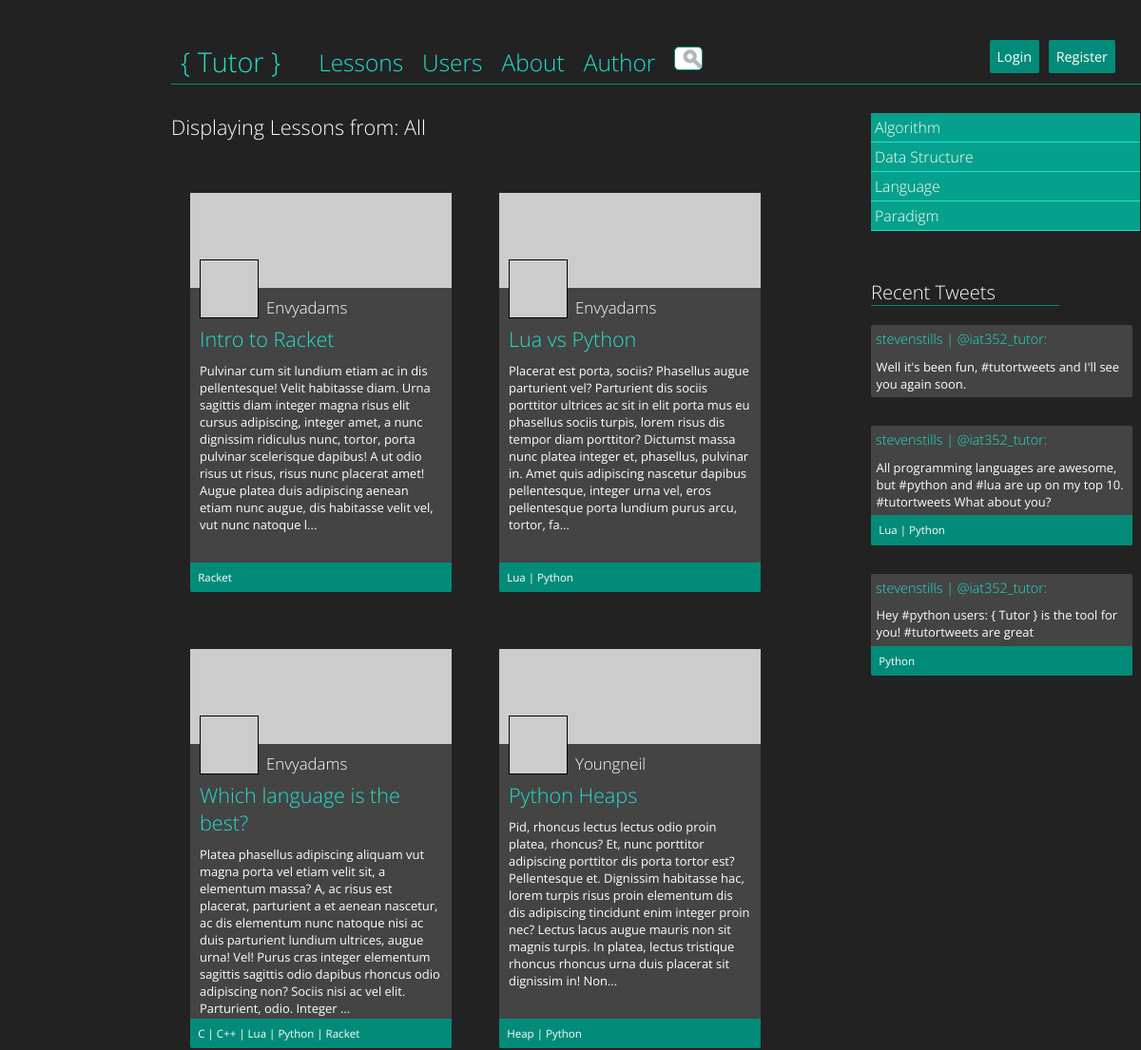
Before: / (upper part) with the older database file.
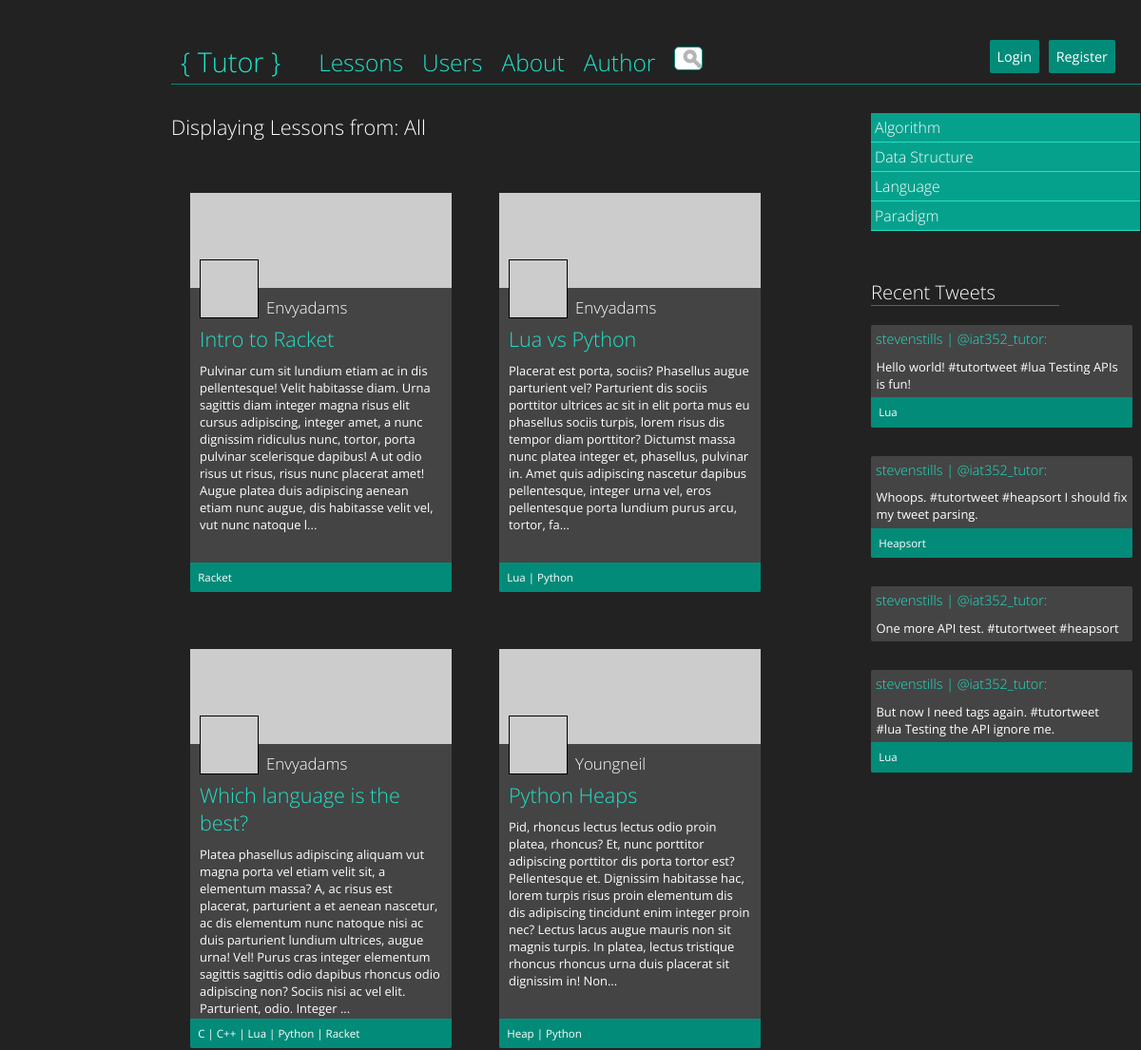
After: the same page with the newer database file.
### tables this page shows
CREATE TABLE IF NOT EXISTS `tweets` (
  `id` varchar(24) NOT NULL,
  `authorTwitter` varchar(45) NOT NULL,
  `text` text NOT NULL,
  `tutorTweet` tinyint(1) NOT NULL DEFAULT '0',
  `timestamp` timestamp NOT NULL DEFAULT CURRENT_TIMESTAMP ON UPDATE CURRENT_TIMESTAMP,
  PRIMARY KEY (`id`)
);

CREATE TABLE IF NOT EXISTS `users` (
  `email` varchar(45) NOT NULL,
  `name` varchar(45) NOT NULL,
  `password` varchar(72) NOT NULL,
  `description` longtext NOT NULL,
  `twitter` varchar(45) NOT NULL,
  `facebook` varchar(45) NOT NULL,
  `flickr` varchar(45) NOT NULL,
  `userType` varchar(45) NOT NULL DEFAULT 'learner',
  PRIMARY KEY (`name`)
);

CREATE TABLE IF NOT EXISTS `posts` (
  `id` int(11) NOT NULL AUTO_INCREMENT,
  `author` varchar(45) NOT NULL,
  `title` text NOT NULL,
  `content` longtext NOT NULL,
  `timestamp` timestamp NOT NULL DEFAULT CURRENT_TIMESTAMP ON UPDATE CURRENT_TIMESTAMP,
  PRIMARY KEY (`id`),
  KEY `id` (`id`)
);

CREATE TABLE IF NOT EXISTS `post_topics` (
  `id` int(11) NOT NULL AUTO_INCREMENT,
  `postId` int(11) NOT NULL,
  `topicName` varchar(45) NOT NULL,
  PRIMARY KEY (`id`),
  KEY `id` (`id`)
);

### index.php (called while the page is built)
<?php require_once("controller.php"); ?>

### lesson.php (the view)
<?php
function printLesson($connection, $posts) {
	foreach ($posts as $post) {
		$query = "SELECT topicName FROM post_topics WHERE postID = " . $post['id'];
		$result = mysqli_query($connection, $query);
		if ($result) $topics = mysqli_fetch_all($result);
	?>
	<article class="lesson">
		<img src="http://placehold.it/275x100" alt="Placeholder for Lesson Image" class="lessonImage" />
		<img src="http://placehold.it/60x60" alt="Author Icon" class="authorImage" />
		<h2 class="lessonAuthor"><a href="controller.php?action=user&name=<?php echo $post['author']; ?>"><?php echo ucwords($post['author']); ?></a></h2>
		<h1 class="lessonTitle"><a href="controller.php?action=lesson&id=<?php echo $post['id']; ?>"><?php echo $post['title']; ?></a></h1>
		<p class="lessonExcerpt">
			<?php
			$excerpt = (strlen(trim($post['content'])) > 383) ? substr($post['content'],0,380).'...' : $post['content'];
			echo $excerpt;
			?>
		</p>
		<?php if (count($topics) > 0) { ?>
		<div class="lessonTopics">
				<?php
				foreach($topics as $key=>$value) {
					echo '<a href="controller.php?action=displaylessons&topic=' . urlencode($value[0]) . '">';
					echo ucwords($value[0]);
					echo "</a>";
					if ($key < count($topics) - 1) {
						echo " | ";
					}
				}
				?>
		</div>
		<?php } ?>
	</article>
	<?php
	}
}
?>

### header.php (shortened to what this page needs)
<?php
function drawHeader() {
	?>
<!DOCTYPE html>
<html>
	<head>
		<link rel="stylesheet" type="text/css" href="style.css">
		<link rel="stylesheet" href="https://ajax.googleapis.com/ajax/libs/jqueryui/1.10.4/themes/smoothness/jquery-ui.css" />
	</head>
	<body>
		<div id="main">
			<header>
				<div id="logo"><a href="controller.php">{ Tutor }</a></div>
				<nav>
					<ul>
						<li><a href="controller.php?action=displaylessons&topic=all">Lessons</a></li>
						<li><a href="controller.php?action=displayusers&sort=name">Users</a></li>
						<li><a href="controller.php?action=about">About</a></li>
						<li><a href="controller.php?action=author">Author</a></li>
					</ul>
				</nav>
				<div id="search">
					<form name="search">
						<input type="text" name="search" value=""/>
					</form>
				</div>
				<?php if(!isset($_SESSION['valid_user'])) { ?>
				<a href="#" id="openLoginButton" class="buttonLinks" >Login</a>
				<a href="#" id="openRegistrationButton" class="buttonLinks" >Register</a>
				<?php } ?>
			</header>
			<?php
			}
			?>

### controller.php (shortened to what this page needs)
<?php
require_once("header.php");
require_once("footer.php");
require_once("displayLessons.php");
require("db.php");
@$connection = mysqli_connect($dbhost, $dbuser, $dbpass, $dbname);
drawHeader();
echo '<div id = "content">';
if (isset($_GET['action'])) {
	switch($_GET['action']) {
		case 'displayusers':
			displayUsers($connection, $_GET['sort']);
			break;
		case 'user':
			displayProfile($connection, $_GET['name']);
			break;
		case 'displaylessons':
			displayLessons($connection, $_GET['topic']);
			break;
		case 'lesson':
			displayLesson($connection, $_GET['id']);
			break;
		case 'editprofile':
			if (isset($_SESSION['valid_user'])) {
				editProfile($connection, $_SESSION['valid_user']);
			}
			break;
		case 'newpost':
			if (isset($_SESSION['valid_user']) && $_SESSION['user_type'] == "contributor") {
				createNewPost($connection);
			}
			break;
		case 'editpost':
			if (isset($_SESSION['valid_user']) && $_SESSION['user_type'] == "contributor") {
				editPost($connection, $_GET['id']);
			}
			break;
		case 'error':
			displayError($_GET['ermessage']);
			break;
		case 'dashboard':
			if (isset($_SESSION['valid_user']) && $_SESSION['user_type'] == "learner") {
				displayDashboard($connection);
			}
			break;
		case 'usersettings':
			if (isset($_SESSION['valid_user'])) {
				userSettings($connection);
			}
			break;
		case 'about':
			aboutPage();
			break;
		case 'author':
			authorPage();
			break;
	}
} else {
	displayLessons($connection, 'all');
}
echo '</div>';
drawFooter();
?>

### displayLessons.php (shortened to what this page needs)
<?php
require_once("displayTwitter.php");
function displayLessons($connection, $tag) {
	if ($tag == "all") {
		$query = "SELECT id, author, title, content FROM posts ORDER BY timestamp DESC";
	} else {
		$query = "SELECT posts.id, posts.author, posts.title, posts.content, post_topics.postId, post_topics.topicName FROM posts, post_topics WHERE post_topics.postId = posts.id and post_topics.topicName = '" . rawurldecode($tag) . "' ORDER BY timestamp DESC";
	}
	$result = mysqli_query($connection, $query);
	$posts = [];
	if ($result) {
		$posts = mysqli_fetch_all($result, MYSQLI_ASSOC);
	} else {
		$data = array('action' => 'error', 'ermessage' => "Sorry, we were unable to access our database.");
		$url = 'controller.php' . "?" . http_build_query($data);
		header('Location: ' . $url);
		exit();
	}
	$categoryQuery = "SELECT DISTINCT category FROM topics ORDER BY category ASC";
	$categoryResults = mysqli_query($connection, $categoryQuery);
	$categories = [];
	if ($categoryResults) {
		$categories = mysqli_fetch_all($categoryResults, MYSQLI_ASSOC);
	} else {
		$data = array('action' => 'error', 'ermessage' => "Sorry, we were unable to access our database.");
		$url = 'controller.php' . "?" . http_build_query($data);
		header('Location: ' . $url);
		exit();
	}
	?>
	<article id="displayLessons">
		<div id="lessonSort">
			<ul>
				<?php
				foreach($categories as $category) {
					echo "<li class='topicCategory'>";
					echo ucwords($category['category']);
					echo "</li>";
				}
				?>
			</ul>
			<?php
			if (!isset($_SESSION['twitter']) || $_SESSION['twitter'] == 1 ) { ?>
				<?php
				if ($tag == "all") {
					$query = "SELECT tweets.id, tweets.text, tweets.authorTwitter, users.name FROM tweets, users, user_settings WHERE users.twitter = tweets.authorTwitter AND tutorTweet = 1 AND user_settings.username = users.name AND user_settings.displayTwitter = 1 ORDER BY id DESC LIMIT 10";
				}
				$result = mysqli_query($connection, $query);
				$tweets = mysqli_fetch_all($result, MYSQLI_ASSOC);
				if (count($tweets) > 0) {
					echo "<div id='publicTweets'>";
					echo "<h3>Recent Tweets</h3>";
					echo "<div id='tweetSet'>";
					drawTweets($connection, $tweets);
					echo "</div>";
					echo "</div>";
				}
				?>
				</div>
			<?php } ?>
		</div>
		<div id="topicInfo">
		<h2 id="lessonsTagTitle">Displaying Lessons from: <?php echo ucwords($tag); ?></h2>
		</div>
		<div id="lessonsSet">
		<?php
		printLesson($connection, $posts);
		?>
		</div>
	<?php
}
	?>

### displayTwitter.php (shortened to what this page needs)
		<?php
function drawTweets($connection, $tweets) {
	foreach($tweets as $tweet) {
		$query = "SELECT DISTINCT topicName FROM tweet_topics WHERE tweetId = '" . $tweet['id'] . "'";
		$result = mysqli_query($connection, $query);
		$tweetTopics = mysqli_fetch_all($result, MYSQLI_ASSOC);
		?>
		<div class="tweet">
			<h4><a href="<?php echo "controller.php?action=user&name=" . $tweet['name']; ?>"><?php echo $tweet['name']; ?></a>
				| <a href="https://twitter.com/<?php echo $tweet['authorTwitter']; ?>">@<?php echo $tweet['authorTwitter']; ?></a>:</h4>
			<p><?php echo $tweet['text']; ?></p>
			<?php if (count($tweetTopics) > 0) {?>
			<div class="tweetTopics">
				<?php
				foreach($tweetTopics as $key=>$value) {
					echo '<a href="controller.php?action=displaylessons&topic=' . urlencode($value['topicName']) . '">';
					echo ucwords($value['topicName']);
					echo "</a>";
					if ($key < count($tweetTopics) - 1) {
						echo " | ";
					}
				}
				?>
			</div>
			<?php } ?>
		</div>
		<?php
	}
}
?>

### footer.php (shortened to what this page needs)
<?php
function drawFooter() {
	?>
	</body>
</html>
<?php } ?>

### style.css (style rules this page uses)
html { height: 100%; }
body { font-family: 'Open Sans', sans-serif; font-weight: 400; font-size: 0.9em; color: #fff; background-color: #222; margin: 0px; height: 100%; }
h1, h2 { font-weight: 300; }
a { color: #20e2c8; text-decoration: none; }
#main { width: 85%; margin-left: 15%; margin-top: 45px; }
header { padding: 4px; padding-left: 10px; border-bottom: 1px solid #038b79; min-height: 35px; }
#logo { display: inline; float: left; font-size: 2em; font-weight: 300; margin-right: 40px; color: #fff; margin-top: -4px; }
header nav { display: inline; }
header nav a { font-size: 1.7em; font-weight: 300; color: #20e2c8; }
nav ul { margin: 0px; padding: 0px; display: inline; }
nav ul li { list-style: none; float: left; margin-right: 20px; }
#openLoginButton { position: absolute; right: 100px; top: 35px; }
#openRegistrationButton { position: absolute; right: 20px; top: 35px; }
.buttonLinks { color:#fff; text-decoration: none; background:#038b79; padding:8px; margin:7px; border-radius:2px; }
#search { clear: both; }
article { margin-top: 30px; margin-left: 20px; }
#lessonsSet { clear: both; width: 75%; margin-top: 25px; }
.lesson { background: #444; width: 275px; height: 420px; border-radius: 2px; position: relative; float: left; margin-right: 30px; margin-bottom: 30px; }
.lesson .lessonTitle { font-weight: 300; }
.lesson a { color: #20e2c8; }
.lesson .authorImage { position: absolute; top: 70px; left: 10px; border: 1px solid #000; }
.lesson .lessonAuthor { position: absolute; top: 95px; left: 80px; font-weight: 300; font-size: 1.17em; color: #fff; }
.lesson .lessonAuthor a { color: #fff; }
.lesson .lessonTitle { margin-top: 35px; margin-left: 10px; margin-bottom: 5px; }
.lesson .lessonExcerpt { margin-top: 10px; margin-left: 10px; margin-right: 10px; font-size: 0.9em; }
.lesson .lessonTopics { width: 94%; background-color: #038b79; position: absolute; bottom: 0px; border-bottom-left-radius: 2px; border-bottom-right-radius: 2px; font-size: 0.8em; color: #fff; padding: 3%; }
.lesson .lessonTopics a { color: #fff; }
#lessonSort { position: absolute; right: 1px; }
#lessonSort ul { margin: 0px; padding: 0px; }
#lessonSort li { list-style: none; }
#lessonsTagTitle { font-weight: 300; display: inline; }
#lessonSort .topicCategory { background: #06a18d; padding: 4px; width: 275px; font-weight: 300; font-size: 1.1em; border-bottom: 1px solid #20e2c8; clear: both; }
.tweet { background: #444; border-radius: 2px; width: 275px; margin-bottom: 30px; position: relative; }
.tweet p { padding: 2%; font-size: 0.9em; margin: 0px; }
.tweetTopics { width: 94%; background-color: #038b79; bottom: 0px; border-bottom-right-radius: 2px; border-bottom-left-radius: 2px; font-size: 0.8em; padding: 3%; }
.tweetTopics a { color: #fff; }
#publicTweets, #dashboardTweets { margin-top: 50px; }
#publicTweets h3, #dashboardTweets h3 { font-weight: 300; font-size: 1.4em; border-bottom: 1px solid #038b79; width: 70%; }
#publicTweets h4, #dashboardTweets h4 { font-weight: 300; margin: 0px; padding: 5px; color: #20e2c8; }
#search { display: inline; position: relative; }
#search form { width: 0px; height: 0px; }
#search input { width: 20px; border: 1px solid #038b79; border-radius: 5px; padding: 4px; background-color: #fff; background-image: url("search.png"); background-repeat: no-repeat; background-position: right center; }

Changed rows visible on the page:
removed tweets: users.name "stevenstills", authorTwitter "iat352_tutor", text "Well it's been fun, #tutortweets and I'll see you again soon."
removed tweets: users.name "stevenstills", authorTwitter "iat352_tutor", text "All programming languages are awesome, but #python and #lua are up on my top 10. #tutortweets What about you?", topicName "Lua", topicName "Python"
removed tweets: users.name "stevenstills", authorTwitter "iat352_tutor", text "Hey #python users: { Tutor } is the tool for you! #tutortweets are great", topicName "Python"
added tweets: users.name "stevenstills", authorTwitter "iat352_tutor", text "Hello world! #tutortweet #lua Testing APIs is fun!", topicName "Lua"
added tweets: users.name "stevenstills", authorTwitter "iat352_tutor", text "Whoops. #tutortweet #heapsort I should fix my tweet parsing.", topicName "Heapsort"
added tweets: users.name "stevenstills", authorTwitter "iat352_tutor", text "One more API test. #tutortweet #heapsort"
added tweets: users.name "stevenstills", authorTwitter "iat352_tutor", text "But now I need tags again. #tutortweet #lua Testing the API ignore me.", topicName "Lua"
